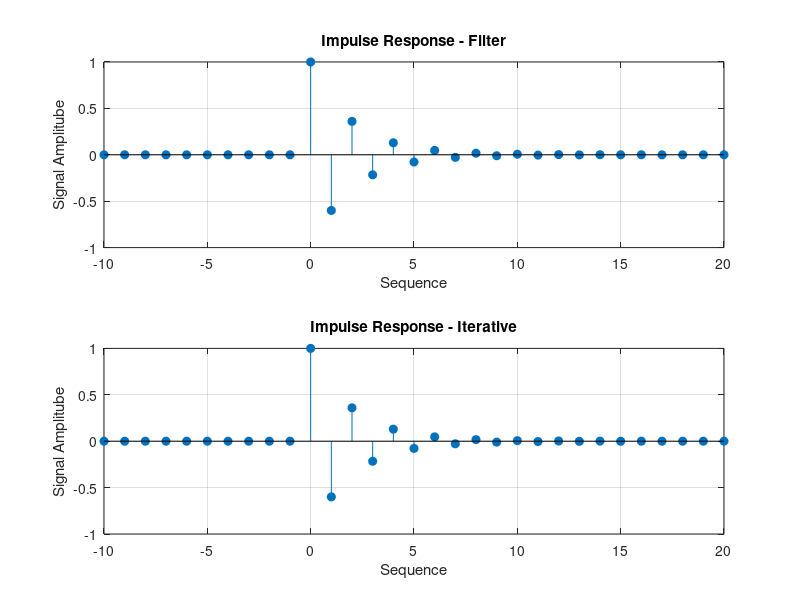
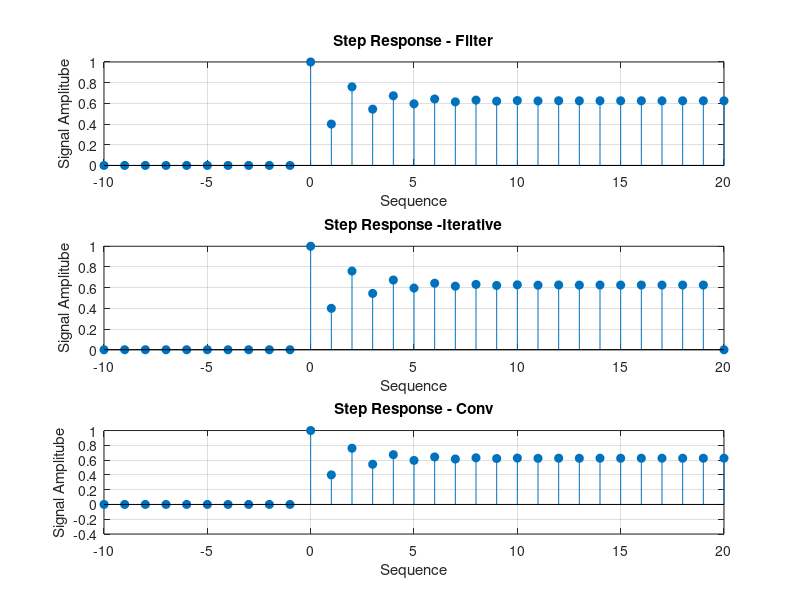
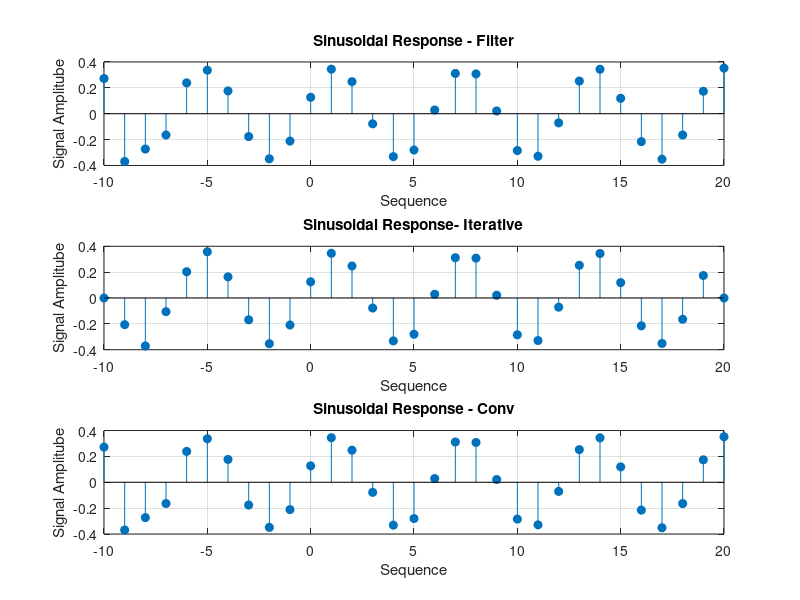

The MATLAB source for these figures, in order:
clc; clear; close all;
format compact;

% Declaring variables
a = [1 0.6]; b = 1;    % Coefficients of the difference equation
n = -10:20;            % Sequence
n0 = 0;                % Lag

%% Impulse response
Del = (n-n0) == 0;     % Impulse train
h = filter (b,a,Del);  % Solving the LD equation
figure(1)
subplot(211); stem(n,h,"filled"); title('Impulse Response - Filter'); grid on;
xlabel("Sequence"); ylabel("Signal Amplitube")
% Iterative input
y = zeros(1,length(n))
for i = 2:30
   y(i) = - 0.6*y(i-1) + Del(i);
end

subplot(212); stem(n,y,"filled"); title('Impulse Response - Iterative'); grid on;
xlabel("Sequence"); ylabel("Signal Amplitube")

%% Unit step response 
u = (n-n0) >= 0;         %Unit step function
step = filter(b,a,u);
figure(2)
subplot(311); stem(n,step,"filled"); title('Step Response - Filter'); grid on;
xlabel("Sequence"); ylabel("Signal Amplitube");xlim([-10 20]);

% Iterative
y = zeros(1,length(n));
for i = 2:30
   y(i) = - 0.6*y(i-1) + u(i);
end
subplot(312); stem(n,y,"filled"); title('Step Response -Iterative'); grid on;
xlabel("Sequence"); ylabel("Signal Amplitube");xlim([-10 20]);

%Varification
u = double(u);
stepVerified = conv(u, h); % Verification of Unit Step response
m = -20:40;
subplot(313); stem(m,stepVerified,"filled"); title('Step Response - Conv'); grid on;
xlabel("Sequence"); ylabel("Signal Amplitube"); xlim([-10 20]);

%% Sinusoidal response
x = 0.5*sin(n);          %Sinosoidal function
sinusoid = filter(b,a,x);
figure(3)
subplot(311); stem(n,sinusoid,"filled"); title('Sinusoidal Response - Filter'); grid on;
xlabel("Sequence"); ylabel("Signal Amplitube");xlim([-10 20]);

% Iterative
y = zeros(1,length(n))
for i = 2:30
   y(i) = - 0.6*y(i-1) + x(i);
end
subplot(312); stem(n,y,"filled"); title('Sinusoidal Response- Iterative'); grid on;
xlabel("Sequence"); ylabel("Signal Amplitube");xlim([-10 20]);

% Varification
sinusoidVerified = conv(x, h); % Verification of sinusoidal response
subplot(313); stem(m,sinusoidVerified,"filled"); title('Sinusoidal Response - Conv'); grid on;
xlabel("Sequence"); ylabel("Signal Amplitube"); xlim([-10 20]);